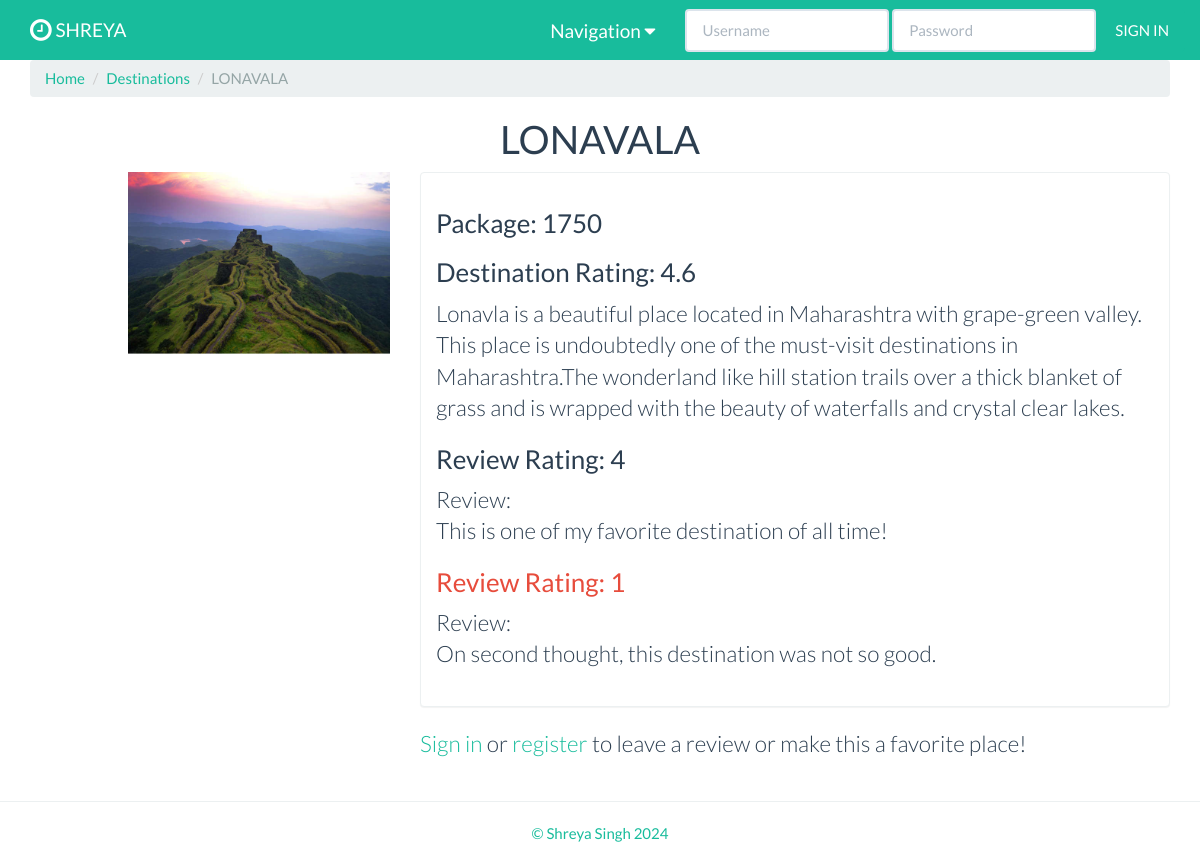
Page /Destinationdetails.php?id=1 on the committed database.
### tables this page shows
CREATE TABLE `Destinations` (
  `Destination_id` int(15) UNSIGNED NOT NULL,
  `Destination_name` varchar(50) NOT NULL DEFAULT '',
  `Destination_year` int(6) NOT NULL,
  `Destination_rating` varchar(10) NOT NULL DEFAULT '',
  `Destination_bio` varchar(400) DEFAULT NULL,
  `Destination_img` varchar(200) NOT NULL
);

CREATE TABLE `reviews` (
  `review_id` int(11) UNSIGNED NOT NULL,
  `review_Destination_id` int(11) UNSIGNED NOT NULL,
  `review_user_id` int(11) UNSIGNED NOT NULL,
  `review_rating` int(11) NOT NULL,
  `review_content` varchar(255) NOT NULL DEFAULT ''
);

### includes/database.php (called while the page is built, shortened)
<?php
	$tblDestinations = "Destinations";
	$tblReviews = "reviews";
?>

### Destinationdetails.php (the view, shortened to what this page needs)
<?php
require_once('includes/database.php');
$id = $_GET['id'];
$query_str = "SELECT * FROM $tblDestinations WHERE Destination_id = '" . $id . "'";
$review_str = "SELECT review_rating, review_content FROM $tblReviews WHERE reviews.review_Destination_id=" . $id . "";
$result = $conn->query($query_str);
$review_result = $conn->query($review_str);
if (!$result || !$review_result) {
	$errno = $conn->errno;
	$errmsg = $conn->error;
	echo "Selection failed with: ($errno) $errmsg<br/>\n";
	$conn->close();
	exit;
} else {
	$result_row = $result->fetch_assoc();
	require_once ('includes/header.php');
	?>
	<div class="container wrapper">
	<ul class="breadcrumb">
		<li><a href="index.php">Home</a></li>
		<li><a href="Destinations.php">Destinations</a></li>
		<li class="active"><?php echo $result_row['Destination_name'] ?></li>
	</ul>
	<h1 class="text-center"><?php echo $result_row['Destination_name'] ?></h1>
	<div class="row">
		<div class="col-xs-3 col-xs-offset-1">
			<img class="img-responsive" src="<?php echo $result_row['Destination_img']; ?>" alt=""/>
		</div>
		<div class="col-xs-8">
			<div class="panel panel-default">
				<div class="panel-body">
					<h3>Package: <?php echo $result_row['Destination_year'] ?></h3>
					<h3>Destination Rating: <?php echo $result_row['Destination_rating'] ?></h3>
					<p class="lead"><?php echo $result_row['Destination_bio'] ?></p>
					<?php for ($i = 0; $i < 5; $i++ ) :
						while ( $review_result_row = $review_result->fetch_assoc() ) : ?>
					<h3 class="<?php
					if ($review_result_row['review_rating'] > 4 ){
						echo 'text-success';
					} elseif ( $review_result_row['review_rating'] < 2 ) {
						echo 'text-danger';
					}
					?>">Review Rating: <?php echo $review_result_row['review_rating'] ?></h3>
					<p class="lead">Review: <br/><?php echo $review_result_row['review_content'] ?></p>
					<?php endwhile; endfor;  ?>
				</div>
			</div>
			<?php if (empty($login)) { ?>
					<p class="lead"><a href="loginform.php">Sign in</a> or <a href="registration.php">register</a> to leave a review or make this a favorite place!</p>
			<?php } ?>
		</div>
	</div>
<?php } ?>
</div>
<?php
include_once('includes/footer.php');

### rows in the picture
destinations: Destination_name "LONAVALA", Destination_img (picture), Destination_year "1750", Destination_rating "4.6", Destination_bio "Lonavla is a beautiful place located in Maharashtra with grape-green valley. This place is undoubtedly one of the must-visit destinations in Maharashtra.The wonderland like hill station trails over a thick blanket of grass and is wrapped with the beauty of waterfalls and crystal clear lakes."
reviews: review_rating "4", review_content "This is one of my favorite destination of all time!"
reviews: review_rating "1", review_content "On second thought, this destination was not so good."
